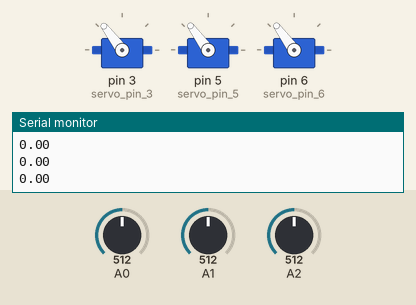
The sketch below on a simulated Arduino Uno, built with avr-gcc and run on an emulated ATmega328P. Parts: 3 × servo, the last lines printed to the serial monitor. Inputs (shaded band) come from the test bench; at power-on: A0 = 512, A1 = 512, A2 = 512.

Above: at 4.2 s.
4.3 s: A0 set to 716
At 4.8 s:
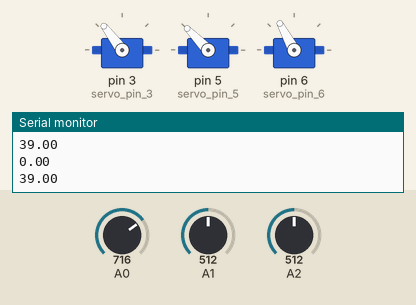
5.8 s: A1 set to 306
At 6.1 s:
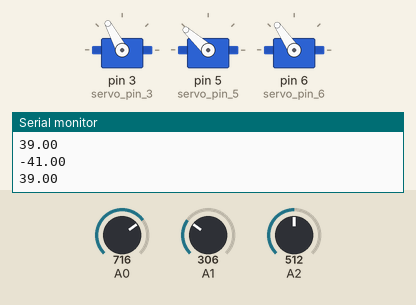
7.3 s: A2 set to 716
At 8.3 s:
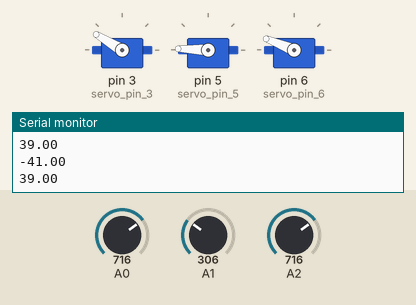
8.8 s: A0 set to 900
At 9.4 s:
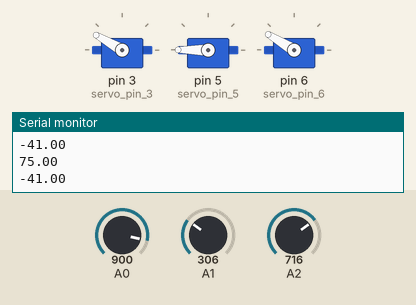
10.3 s: A1 set to 122
At 11.5 s:
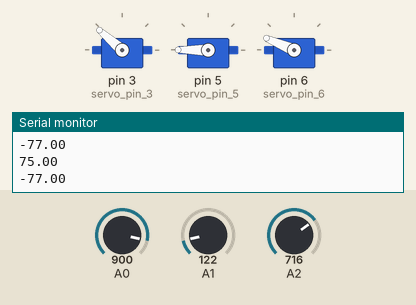
11.8 s: A2 set to 900
At 13.3 s:
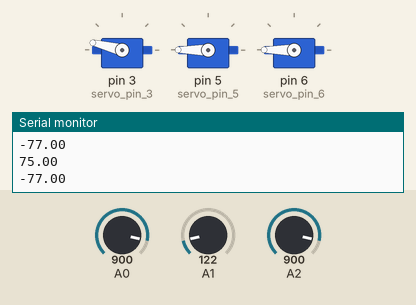
Timing chart, 0 to 14.3 s (numbered marks = the images above; inputs shaded):
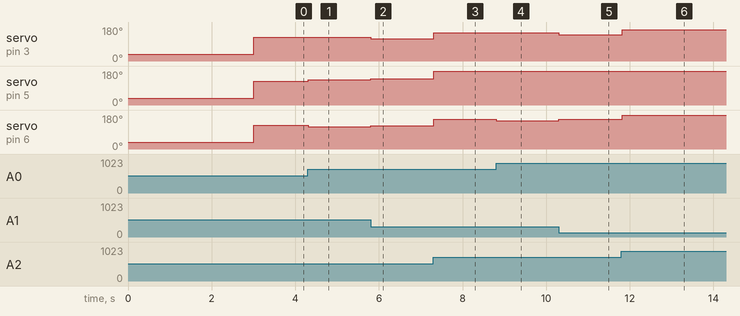

The sketch:

FirmwareV1.ino
```cpp
#include <Servo.h>

Servo servo_pin_3;
Servo servo_pin_5;
Servo servo_pin_6;
double _ABVAR_1_A2 = 0.0 ;
double _ABVAR_2_difA = 0.0 ;
double _ABVAR_3_difB = 0.0 ;
double _ABVAR_4_difC = 0.0 ;
double _ABVAR_5_numA = 0.0 ;
double _ABVAR_6_numB = 0.0 ;
double _ABVAR_7_pointA = 0.0 ;
double _ABVAR_8_pointB = 0.0 ;
double _ABVAR_9_pointC = 0.0 ;
double _ABVAR_10_average = 0.0 ;

void sA();
void sB();
void sC();

void setup()
{
  servo_pin_3.attach(3);
  servo_pin_5.attach(5);
  servo_pin_6.attach(6);
  Serial.begin(9600);
  servo_pin_3.write( 37 );

  servo_pin_5.write( 37 );

  servo_pin_6.write( 37 );

  delay( 3000 );

}

void loop()
{
  sA();
  sB();
  sC();
  _ABVAR_1_A2 = map ( analogRead(2) , 0 , 1023 , 0 , 180 )  ;
  servo_pin_3.write( ( ( _ABVAR_1_A2 * ( _ABVAR_2_difA / 100.0 ) ) + 37 ) );
  servo_pin_5.write( ( ( _ABVAR_1_A2 * ( _ABVAR_3_difB / 100.0 ) ) + 37 ) );
  servo_pin_6.write( ( ( _ABVAR_1_A2 * ( _ABVAR_4_difC / 100.0 ) ) + 37 ) );
  Serial.print(_ABVAR_5_numA);
  Serial.println();
  Serial.print(_ABVAR_6_numB);
  Serial.println();
}

void sC()
{
  _ABVAR_7_pointA = sqrt( ( pow( ( 0.0 - _ABVAR_5_numA ) ,2.0 ) + pow( ( -400.0 - _ABVAR_6_numB ) ,2.0 ) ) ) ;
  _ABVAR_8_pointB = sqrt( ( pow( ( -346.4 - _ABVAR_5_numA ) ,2.0 ) + pow( ( 200.0 - _ABVAR_6_numB ) ,2.0 ) ) ) ;
  _ABVAR_9_pointC = sqrt( ( pow( ( 346.4 - _ABVAR_5_numA ) ,2.0 ) + pow( ( 200.0 - _ABVAR_6_numB ) ,2.0 ) ) ) ;
  _ABVAR_10_average = ( ( ( _ABVAR_7_pointA + _ABVAR_8_pointB ) + _ABVAR_9_pointC ) / 3 ) ;
  _ABVAR_2_difA = map ( _ABVAR_7_pointA , 1.0 , 400.0 , 0.0 , 100.0 )  ;
  _ABVAR_3_difB = map ( _ABVAR_8_pointB , 0.0 , 400.0 , 0.0 , 100.0 )  ;
  _ABVAR_4_difC = map ( _ABVAR_9_pointC , 0.0 , 400.0 , 0.0 , 100.0 )  ;
}

void sB()
{
  _ABVAR_6_numB = map ( analogRead(1) , 0 , 1023 , -100 , 100 )  ;
}

void sA()
{
  _ABVAR_5_numA = map ( analogRead(0) , 0 , 1023 , -100 , 100 )  ;
}
```

Measured:
- after the input at 4.3 s, servo on pin 5 (servo_pin_5): 126° → 134° at once; servo on pin 6 (servo_pin_6): 126° → 118° at once
- after the input at 5.8 s, servo on pin 3 (servo_pin_3): 127° → 118° at once; servo on pin 5 (servo_pin_5): 134° → 138° at once; servo on pin 6 (servo_pin_6): 118° → 124° at once
- after the input at 7.3 s, servo on pin 3 (servo_pin_3): 118° → 149° at once; servo on pin 5 (servo_pin_5): 138° → 178° at once; servo on pin 6 (servo_pin_6): 124° → 158° at once
- after the input at 8.8 s, servo on pin 3 (servo_pin_3): 149° → 150° at once; servo on pin 5 (servo_pin_5): 178° → 180° at once; servo on pin 6 (servo_pin_6): 158° → 149° at once
- after the input at 10.3 s, servo on pin 3 (servo_pin_3): 150° → 139° at once; servo on pin 6 (servo_pin_6): 149° → 157° at once
- after the input at 11.8 s, servo on pin 3 (servo_pin_3): 139° → 166° at once; servo on pin 6 (servo_pin_6): 157° → 180° at once
